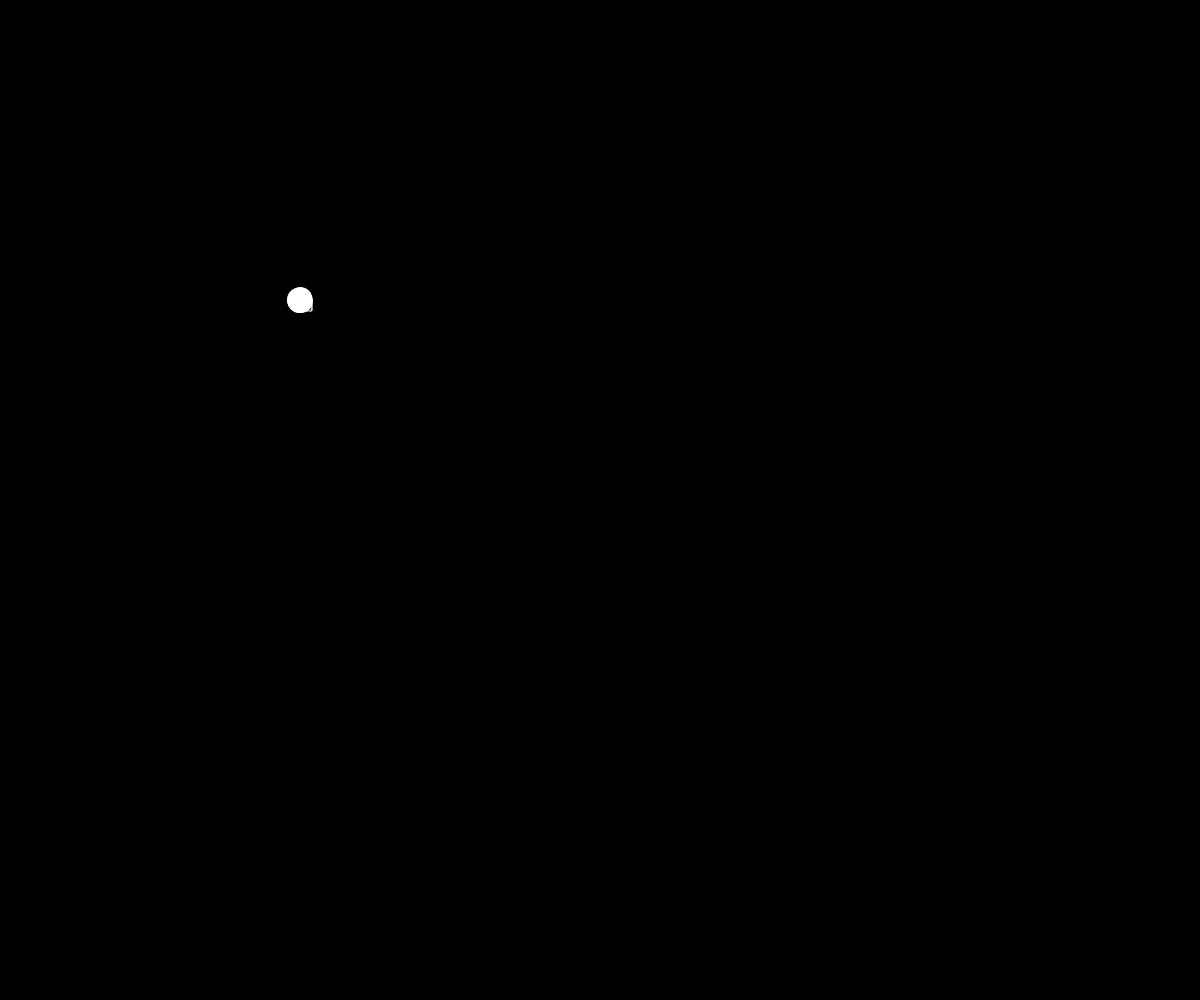
Frame 1 (no input)
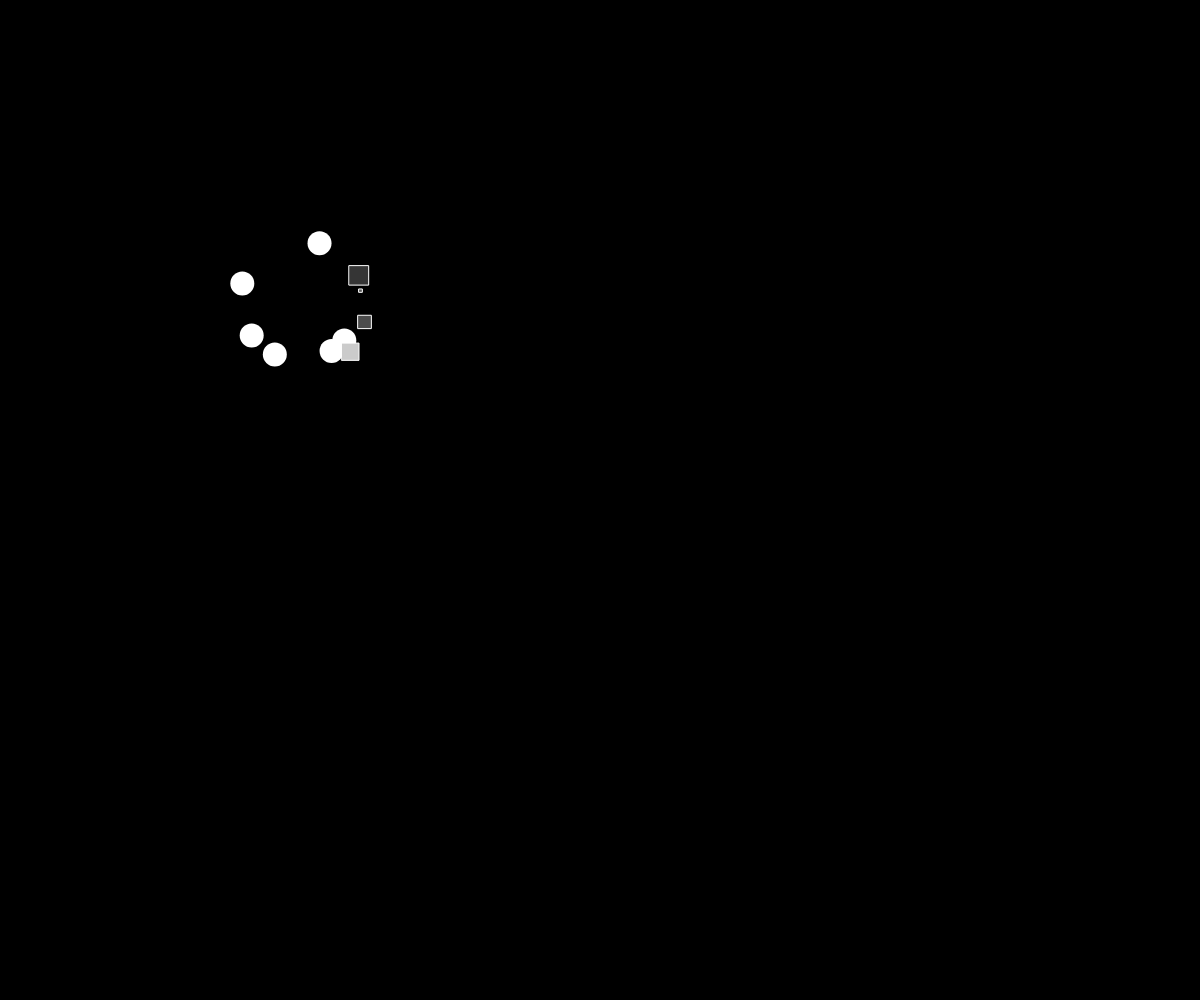
Frame 60 (no input)
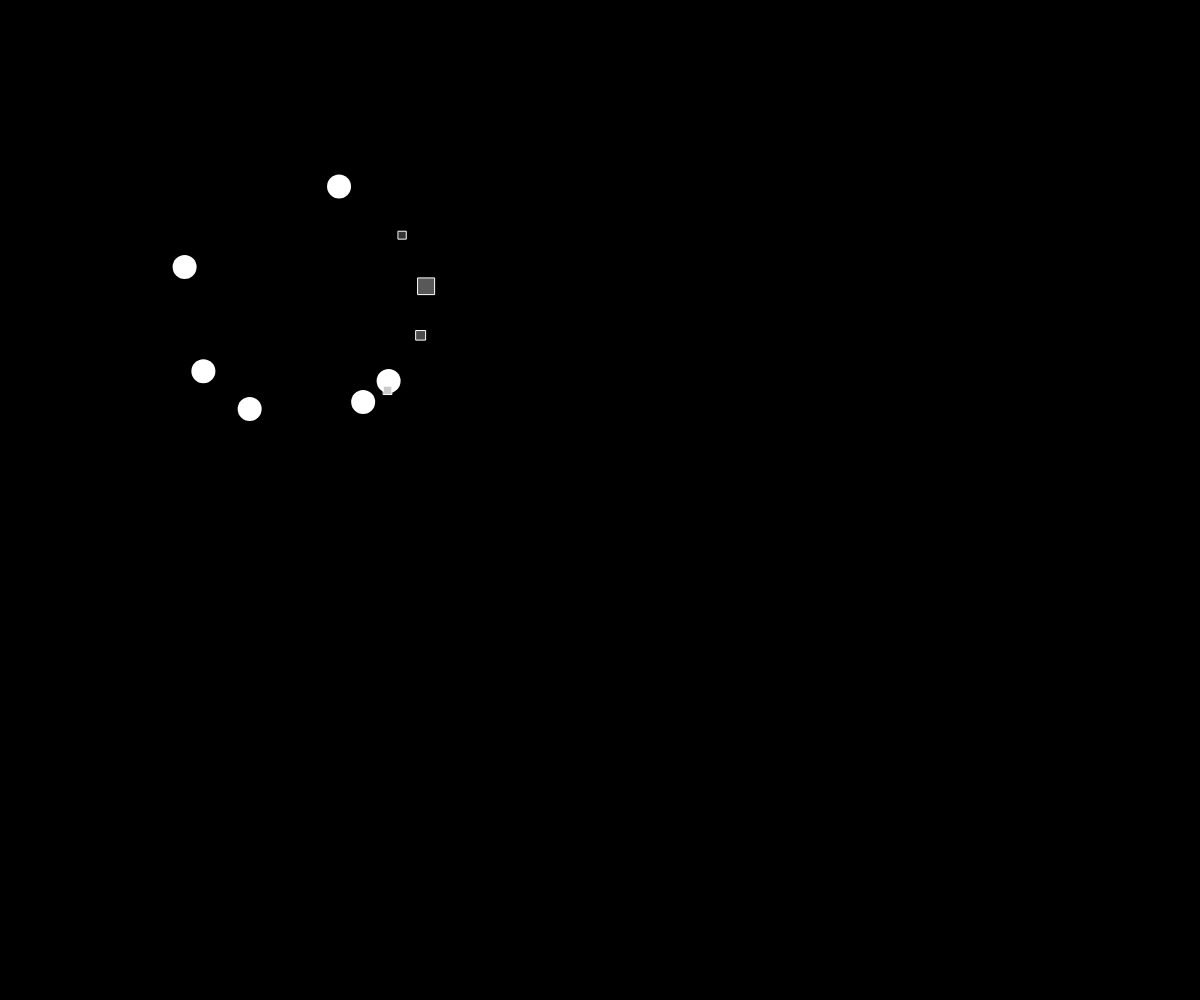
Frame 120 (the mouse pressed at the canvas centre since frame 60)

The p5.js sketch that drew these frames (run headless with seeded random() and noise() and a simulated clock; from frame 60 on, the mouse is pressed at the canvas centre):

// p5.js sketch
// ── sketch.js
// 13 th dec demo
//Srushti Vyas
let particles = [];

function setup() {
  createCanvas(windowWidth, windowHeight);
  for (let i = 0; i < 10; i++){
    if(random(1) < 0.5){
      particles[i] = new Particle (300,300);
    }
    else{
      particles[i] = new Confetti (300,300);
    }
    
  }
}

function draw() {
  background(0);
  for (let p of particles){
    p.update();
    p.show();

  }
} 

class Particle extends p5.Vector{
  constructor(x,y){
    super(x,y);
    this.vel = p5.Vector.random2D();
    
  }

  update(){
    this.add(this.vel);
  }

  show(){
    stroke(255);
    strokeWeight(24);
    //square(this.x, this.y, 10);
    point(this.x, this.y);
  }
}

class Confetti extends Particle{
  constructor(x,y){
    super(x,y)
    this.bright = random(255);
    this.r = 10;
  }

  update(){
    super.update();
    this.r += random(-2, 2);
  }

  show(){
    strokeWeight(1);
    stroke(255);
    fill(this.bright);
    square(this.x, this.y, this.r);
  }


}
